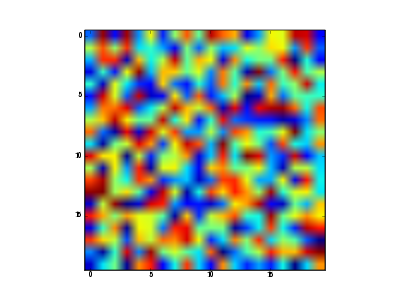

Write the Python code that produced this figure.
import matplotlib
matplotlib.use('Agg')
from pylab import *

def webshow( img ):
    savefig( img, dpi=50 )
    print 'Content-Type: text/html\n'
    print '<img web width="400" height="300" src="'+img+'" />'

clf()
x = rand(20,20)
imshow( x )
webshow("randimg.png")